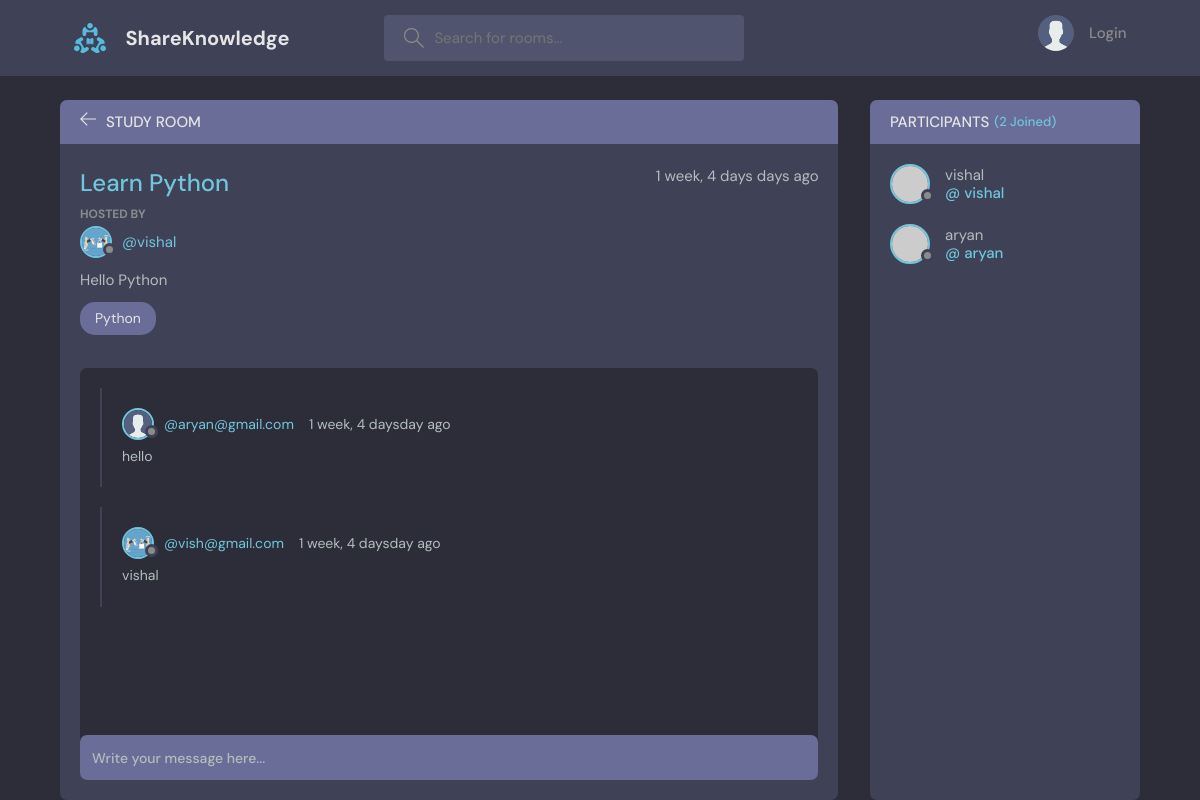
The page /room/1/ on the database as committed earlier.
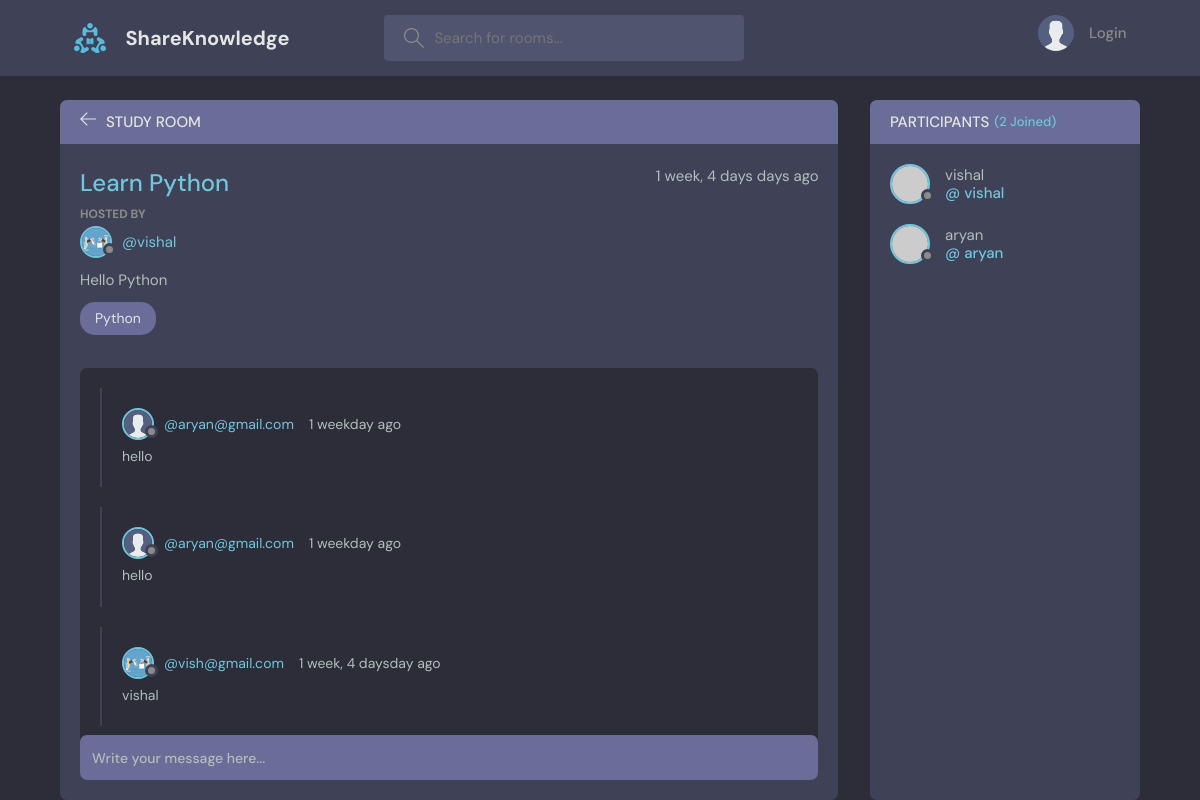
The same page on the database as committed later.
### base/models.py (models this page shows)
class Messages(models.Model):
    user = models.ForeignKey(User, on_delete=models.CASCADE)
    room = models.ForeignKey(Room, on_delete=models.CASCADE)
    body = models.TextField()
    created = models.DateTimeField(auto_now_add=True)
    updated = models.DateTimeField(auto_now=True)
    class Meta:
        ordering = ['-updated', '-created']
    def __str__(self):
        return self.body[0:50]    # showing only 50 letter of message

class User(AbstractUser):
    name = models.CharField(max_length=200, null=True)
    email = models.EmailField(unique=True, null=True)
    bio = models.TextField(null=True)
    avatar = models.ImageField(null=True, default="avatar.svg")
    USERNAME_FIELD = 'email'
    REQUIRED_FIELDS = []

### base/views.py (the view, shortened to what this page needs)
# urls.py: path('room/<int:pk>/', room, name='room'),
def room(request, pk):
    room = Room.objects.get(pk=pk)
    room_messages = room.messages_set.all().order_by('-created')
    participants = room.participants.all()
    context = {
        'room':room,
        'room_messages':room_messages, 'participants':participants
        }
    return render(request, 'base/room.html', context)

### base/models.py (called while the page is built)
    def __str__(self):
        return self.name

### base/templates/base/room.html (shortened to what this page needs)
{% extends 'main.html' %}
{% block content %}
    <main class="profile-page layout layout--2">
      <div class="container">
        <div class="room">
          <div class="room__top">
            <div class="room__topLeft">
              <a href="{% url 'home' %}">
                <svg version="1.1" xmlns="http://www.w3.org/2000/svg" width="32" height="32" viewBox="0 0 32 32">
                  <title>arrow-left</title>
                  <path
                    d="M13.723 2.286l-13.723 13.714 13.719 13.714 1.616-1.611-10.96-10.96h27.625v-2.286h-27.625l10.965-10.965-1.616-1.607z"
                  ></path>
                </svg>
              </a>
              <h3>Study Room</h3>
            </div>
          </div>
          <div class="room__box scroll">
            <div class="room__header scroll">
              <div class="room__info">
                <h3>{{ room.name }}</h3>
                <span>{{ room.created|timesince }} days ago</span>
              </div>
              <div class="room__hosted">
                <p>Hosted By</p>
                <a href="{% url 'user-profile' room.host.id %}" class="room__author">
                  <div class="avatar avatar--small">
                    <img src="{{ room.host.avatar.url }}" />
                  </div>
                  <span>@{{ room.host.username }}</span>
                </a>
              </div>
              <div class="room__details">
                {{ room.description }}
              </div>
              <span class="room__topics">{{ room.topic }}</span>
            </div>
            <div class="room__conversation">
              <div class="threads scroll">
                {% for message in room_messages %}
                  <div class="thread">
                    <div class="thread__top">
                      <div class="thread__author">
                        <a href="{% url 'user-profile' message.user.id %}" class="thread__authorInfo">
                          <div class="avatar avatar--small">
                            <img src="{{ message.user.avatar.url }}" />
                          </div>
                          <span>@{{ message.user }}</span>
                        </a>
                        <span class="thread__date">{{ message.created|timesince }}day ago</span>
                      </div>
                    </div>
                    <div class="thread__details">
                      {{ message }}
                    </div>
                  </div>
                {% endfor %}
              </div>
            </div>
          </div>
          <div class="room__message">
            <form action="" method="POST">
              <input type="text" name="body" placeholder="Write your message here...">
          </form>
          </div>
        </div>
        <div class="participants">
          <h3 class="participants__top">Participants <span>({{participants.count}} Joined)</span></h3>
          <div class="participants__list scroll">
            {% for user in participants %}
              <a href="{% url 'user-profile' user.id %}" class="participant">
                <div class="avatar avatar--medium">
                  <img src="https://randomuser.me/api/portraits/men/37.jpg" />
                </div>
                <p>
                  {{ user.username }}
                  <span>@ {{ user.username }}</span>
                </p>
              </a>
            {% endfor %}
          </div>
        </div>
      </div>
    </main>
{% endblock %}

Rows that differ between the two databases and show on the page:
removed Messages: user.avatar (placeholder picture), user "aryan@gmail.com", created "1 week, 4 days", body "hello"
added Messages: user.avatar (placeholder picture), user "aryan@gmail.com", created "1 week", body "hello"
added Messages: user.avatar (placeholder picture), user "aryan@gmail.com", created "1 week", body "hello"
